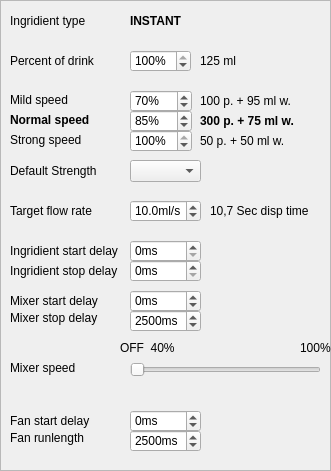
  <widget class="QFrame" name="fraLeftBIB_3">
   <property name="geometry">
    <rect>
     <x>950</x>
     <y>10</y>
     <width>331</width>
     <height>471</height>
    </rect>
   </property>
   <property name="frameShape">
    <enum>QFrame::StyledPanel</enum>
   </property>
   <property name="frameShadow">
    <enum>QFrame::Raised</enum>
   </property>
   <widget class="QLabel" name="label_53">
    <property name="geometry">
     <rect>
      <x>10</x>
      <y>10</y>
      <width>91</width>
      <height>21</height>
     </rect>
    </property>
    <property name="text">
     <string>Ingridient type</string>
    </property>
   </widget>
   <widget class="QLabel" name="label_54">
    <property name="geometry">
     <rect>
      <x>10</x>
      <y>50</y>
      <width>101</width>
      <height>21</height>
     </rect>
    </property>
    <property name="text">
     <string>Percent of drink</string>
    </property>
   </widget>
   <widget class="QSpinBox" name="spinBox_10">
    <property name="geometry">
     <rect>
      <x>130</x>
      <y>50</y>
      <width>61</width>
      <height>22</height>
     </rect>
    </property>
    <property name="suffix">
     <string>%</string>
    </property>
    <property name="maximum">
     <number>100</number>
    </property>
    <property name="value">
     <number>100</number>
    </property>
   </widget>
   <widget class="QLabel" name="lblLBIB_RTDVol_3">
    <property name="geometry">
     <rect>
      <x>200</x>
      <y>50</y>
      <width>61</width>
      <height>21</height>
     </rect>
    </property>
    <property name="text">
     <string>125 ml</string>
    </property>
   </widget>
   <widget class="QLabel" name="label_55">
    <property name="geometry">
     <rect>
      <x>10</x>
      <y>90</y>
      <width>71</width>
      <height>20</height>
     </rect>
    </property>
    <property name="text">
     <string>Mild speed</string>
    </property>
   </widget>
   <widget class="QLabel" name="label_56">
    <property name="geometry">
     <rect>
      <x>10</x>
      <y>110</y>
      <width>91</width>
      <height>20</height>
     </rect>
    </property>
    <property name="font">
     <font>
      <weight>75</weight>
      <bold>true</bold>
     </font>
    </property>
    <property name="text">
     <string>Normal speed</string>
    </property>
   </widget>
   <widget class="QLabel" name="label_57">
    <property name="geometry">
     <rect>
      <x>10</x>
      <y>130</y>
      <width>81</width>
      <height>20</height>
     </rect>
    </property>
    <property name="text">
     <string>Strong speed</string>
    </property>
   </widget>
   <widget class="QLabel" name="label_58">
    <property name="geometry">
     <rect>
      <x>10</x>
      <y>160</y>
      <width>101</width>
      <height>21</height>
     </rect>
    </property>
    <property name="text">
     <string>Default Strength</string>
    </property>
   </widget>
   <widget class="QComboBox" name="cboDefSize_4">
    <property name="geometry">
     <rect>
      <x>130</x>
      <y>160</y>
      <width>71</width>
      <height>22</height>
     </rect>
    </property>
   </widget>
   <widget class="QLabel" name="label_59">
    <property name="geometry">
     <rect>
      <x>10</x>
      <y>200</y>
      <width>91</width>
      <height>21</height>
     </rect>
    </property>
    <property name="text">
     <string>Target flow rate</string>
    </property>
   </widget>
   <widget class="QDoubleSpinBox" name="doubleSpinBox_6">
    <property name="geometry">
     <rect>
      <x>130</x>
      <y>200</y>
      <width>71</width>
      <height>22</height>
     </rect>
    </property>
    <property name="suffix">
     <string>ml/s</string>
    </property>
    <property name="decimals">
     <number>1</number>
    </property>
    <property name="maximum">
     <double>20.000000000000000</double>
    </property>
    <property name="singleStep">
     <double>0.500000000000000</double>
    </property>
    <property name="value">
     <double>10.000000000000000</double>
    </property>
   </widget>
   <widget class="QLabel" name="label_60">
    <property name="geometry">
     <rect>
      <x>10</x>
      <y>240</y>
      <width>111</width>
      <height>21</height>
     </rect>
    </property>
    <property name="text">
     <string>Ingridient start delay</string>
    </property>
   </widget>
   <widget class="QSpinBox" name="spinBox_17">
    <property name="geometry">
     <rect>
      <x>130</x>
      <y>240</y>
      <width>71</width>
      <height>22</height>
     </rect>
    </property>
    <property name="suffix">
     <string>ms</string>
    </property>
    <property name="prefix">
     <string/>
    </property>
   </widget>
   <widget class="QLabel" name="label_61">
    <property name="geometry">
     <rect>
      <x>10</x>
      <y>260</y>
      <width>111</width>
      <height>21</height>
     </rect>
    </property>
    <property name="text">
     <string>Ingridient stop delay</string>
    </property>
   </widget>
   <widget class="QSpinBox" name="spinBox_18">
    <property name="geometry">
     <rect>
      <x>130</x>
      <y>260</y>
      <width>71</width>
      <height>22</height>
     </rect>
    </property>
    <property name="suffix">
     <string>ms</string>
    </property>
   </widget>
   <widget class="QLabel" name="lblLBIBPulsesMild_3">
    <property name="geometry">
     <rect>
      <x>200</x>
      <y>90</y>
      <width>121</width>
      <height>21</height>
     </rect>
    </property>
    <property name="text">
     <string>100 p. + 95 ml w.</string>
    </property>
   </widget>
   <widget class="QLabel" name="lblLBIBPulsesNormal_3">
    <property name="geometry">
     <rect>
      <x>200</x>
      <y>110</y>
      <width>121</width>
      <height>21</height>
     </rect>
    </property>
    <property name="font">
     <font>
      <weight>75</weight>
      <bold>true</bold>
     </font>
    </property>
    <property name="text">
     <string>300 p. + 75 ml w.</string>
    </property>
   </widget>
   <widget class="QLabel" name="lblLBIBPulsesStrong_3">
    <property name="geometry">
     <rect>
      <x>200</x>
      <y>130</y>
      <width>121</width>
      <height>21</height>
     </rect>
    </property>
    <property name="text">
     <string>50 p. + 50 ml w.</string>
    </property>
   </widget>
   <widget class="QLabel" name="label_70">
    <property name="geometry">
     <rect>
      <x>130</x>
      <y>10</y>
      <width>181</width>
      <height>21</height>
     </rect>
    </property>
    <property name="font">
     <font>
      <weight>75</weight>
      <bold>true</bold>
     </font>
    </property>
    <property name="text">
     <string>INSTANT</string>
    </property>
   </widget>
   <widget class="QLabel" name="label_71">
    <property name="geometry">
     <rect>
      <x>210</x>
      <y>200</y>
      <width>111</width>
      <height>21</height>
     </rect>
    </property>
    <property name="text">
     <string>10,7 Sec disp time</string>
    </property>
   </widget>
   <widget class="QDoubleSpinBox" name="doubleSpinBox_7">
    <property name="geometry">
     <rect>
      <x>130</x>
      <y>90</y>
      <width>62</width>
      <height>22</height>
     </rect>
    </property>
    <property name="prefix">
     <string/>
    </property>
    <property name="suffix">
     <string>%</string>
    </property>
    <property name="decimals">
     <number>0</number>
    </property>
    <property name="minimum">
     <double>50.000000000000000</double>
    </property>
    <property name="value">
     <double>70.000000000000000</double>
    </property>
   </widget>
   <widget class="QDoubleSpinBox" name="doubleSpinBox_8">
    <property name="geometry">
     <rect>
      <x>130</x>
      <y>110</y>
      <width>62</width>
      <height>22</height>
     </rect>
    </property>
    <property name="prefix">
     <string/>
    </property>
    <property name="suffix">
     <string>%</string>
    </property>
    <property name="decimals">
     <number>0</number>
    </property>
    <property name="minimum">
     <double>50.000000000000000</double>
    </property>
    <property name="value">
     <double>85.000000000000000</double>
    </property>
   </widget>
   <widget class="QDoubleSpinBox" name="doubleSpinBox_9">
    <property name="geometry">
     <rect>
      <x>130</x>
      <y>130</y>
      <width>62</width>
      <height>22</height>
     </rect>
    </property>
    <property name="prefix">
     <string/>
    </property>
    <property name="suffix">
     <string>%</string>
    </property>
    <property name="decimals">
     <number>0</number>
    </property>
    <property name="minimum">
     <double>50.000000000000000</double>
    </property>
    <property name="singleStep">
     <double>1.000000000000000</double>
    </property>
    <property name="value">
     <double>100.000000000000000</double>
    </property>
   </widget>
   <widget class="QSpinBox" name="spinBox_19">
    <property name="geometry">
     <rect>
      <x>130</x>
      <y>290</y>
      <width>71</width>
      <height>22</height>
     </rect>
    </property>
    <property name="suffix">
     <string>ms</string>
    </property>
    <property name="prefix">
     <string/>
    </property>
    <property name="minimum">
     <number>-5000</number>
    </property>
    <property name="maximum">
     <number>5000</number>
    </property>
    <property name="singleStep">
     <number>100</number>
    </property>
   </widget>
   <widget class="QLabel" name="label_69">
    <property name="geometry">
     <rect>
      <x>300</x>
      <y>340</y>
      <width>31</width>
      <height>16</height>
     </rect>
    </property>
    <property name="text">
     <string>100%</string>
    </property>
   </widget>
   <widget class="QSpinBox" name="spinBox_20">
    <property name="geometry">
     <rect>
      <x>130</x>
      <y>310</y>
      <width>71</width>
      <height>22</height>
     </rect>
    </property>
    <property name="suffix">
     <string>ms</string>
    </property>
    <property name="maximum">
     <number>9900</number>
    </property>
    <property name="singleStep">
     <number>100</number>
    </property>
    <property name="value">
     <number>2500</number>
    </property>
   </widget>
   <widget class="QLabel" name="label_66">
    <property name="geometry">
     <rect>
      <x>10</x>
      <y>310</y>
      <width>101</width>
      <height>16</height>
     </rect>
    </property>
    <property name="text">
     <string>Mixer stop delay</string>
    </property>
   </widget>
   <widget class="QLabel" name="label_65">
    <property name="geometry">
     <rect>
      <x>10</x>
      <y>290</y>
      <width>111</width>
      <height>21</height>
     </rect>
    </property>
    <property name="text">
     <string>Mixer start delay</string>
    </property>
   </widget>
   <widget class="QLabel" name="label_67">
    <property name="geometry">
     <rect>
      <x>10</x>
      <y>360</y>
      <width>91</width>
      <height>16</height>
     </rect>
    </property>
    <property name="text">
     <string>Mixer speed</string>
    </property>
   </widget>
   <widget class="QLabel" name="label_68">
    <property name="geometry">
     <rect>
      <x>120</x>
      <y>340</y>
      <width>61</width>
      <height>16</height>
     </rect>
    </property>
    <property name="text">
     <string>OFF  40%</string>
    </property>
   </widget>
   <widget class="QSlider" name="horizontalSlider_6">
    <property name="geometry">
     <rect>
      <x>130</x>
      <y>360</y>
      <width>191</width>
      <height>20</height>
     </rect>
    </property>
    <property name="minimum">
     <number>40</number>
    </property>
    <property name="maximum">
     <number>100</number>
    </property>
    <property name="orientation">
     <enum>Qt::Horizontal</enum>
    </property>
   </widget>
   <widget class="QSpinBox" name="spinBox_21">
    <property name="geometry">
     <rect>
      <x>130</x>
      <y>410</y>
      <width>71</width>
      <height>22</height>
     </rect>
    </property>
    <property name="suffix">
     <string>ms</string>
    </property>
    <property name="prefix">
     <string/>
    </property>
    <property name="minimum">
     <number>-5000</number>
    </property>
    <property name="maximum">
     <number>5000</number>
    </property>
    <property name="singleStep">
     <number>100</number>
    </property>
   </widget>
   <widget class="QLabel" name="label_74">
    <property name="geometry">
     <rect>
      <x>10</x>
      <y>430</y>
      <width>101</width>
      <height>16</height>
     </rect>
    </property>
    <property name="text">
     <string>Fan runlength</string>
    </property>
   </widget>
   <widget class="QLabel" name="label_75">
    <property name="geometry">
     <rect>
      <x>10</x>
      <y>410</y>
      <width>111</width>
      <height>21</height>
     </rect>
    </property>
    <property name="text">
     <string>Fan start delay</string>
    </property>
   </widget>
   <widget class="QSpinBox" name="spinBox_22">
    <property name="geometry">
     <rect>
      <x>130</x>
      <y>430</y>
      <width>71</width>
      <height>22</height>
     </rect>
    </property>
    <property name="suffix">
     <string>ms</string>
    </property>
    <property name="maximum">
     <number>9900</number>
    </property>
    <property name="singleStep">
     <number>100</number>
    </property>
    <property name="value">
     <number>2500</number>
    </property>
   </widget>
  </widget>
